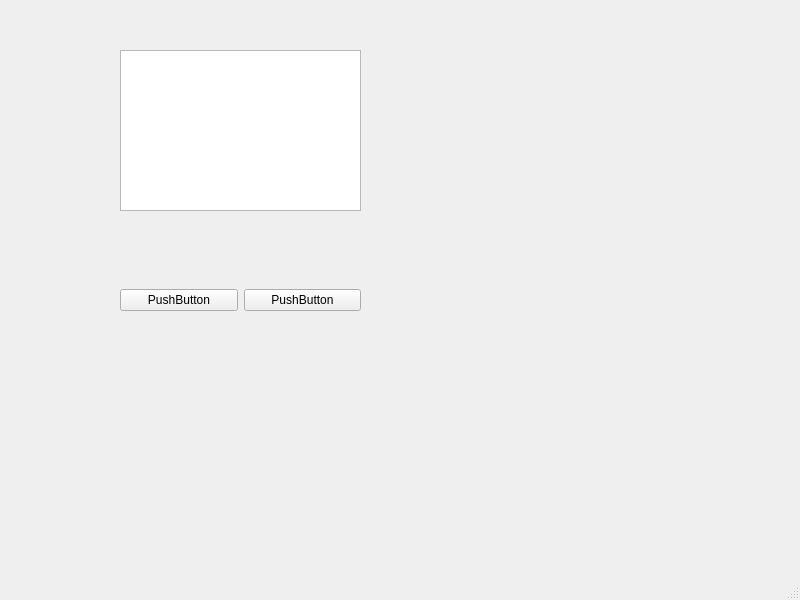
<?xml version="1.0" encoding="UTF-8"?>
<ui version="4.0">
 <class>MainWindow</class>
 <widget class="QMainWindow" name="MainWindow">
  <property name="geometry">
   <rect>
    <x>0</x>
    <y>0</y>
    <width>800</width>
    <height>600</height>
   </rect>
  </property>
  <property name="windowTitle">
   <string>MainWindow</string>
  </property>
  <widget class="QWidget" name="centralwidget">
   <widget class="QWidget" name="horizontalLayoutWidget">
    <property name="geometry">
     <rect>
      <x>120</x>
      <y>210</y>
      <width>241</width>
      <height>181</height>
     </rect>
    </property>
    <layout class="QHBoxLayout" name="horizontalLayout">
     <item>
      <widget class="QPushButton" name="pushButton_2">
       <property name="text">
        <string>PushButton</string>
       </property>
      </widget>
     </item>
     <item>
      <widget class="QPushButton" name="pushButton">
       <property name="text">
        <string>PushButton</string>
       </property>
      </widget>
     </item>
    </layout>
   </widget>
   <widget class="QTextEdit" name="textEdit">
    <property name="geometry">
     <rect>
      <x>120</x>
      <y>50</y>
      <width>241</width>
      <height>161</height>
     </rect>
    </property>
   </widget>
  </widget>
  <widget class="QMenuBar" name="menubar">
   <property name="geometry">
    <rect>
     <x>0</x>
     <y>0</y>
     <width>800</width>
     <height>33</height>
    </rect>
   </property>
  </widget>
  <widget class="QStatusBar" name="statusbar"/>
 </widget>
 <resources/>
 <connections/>
</ui>
